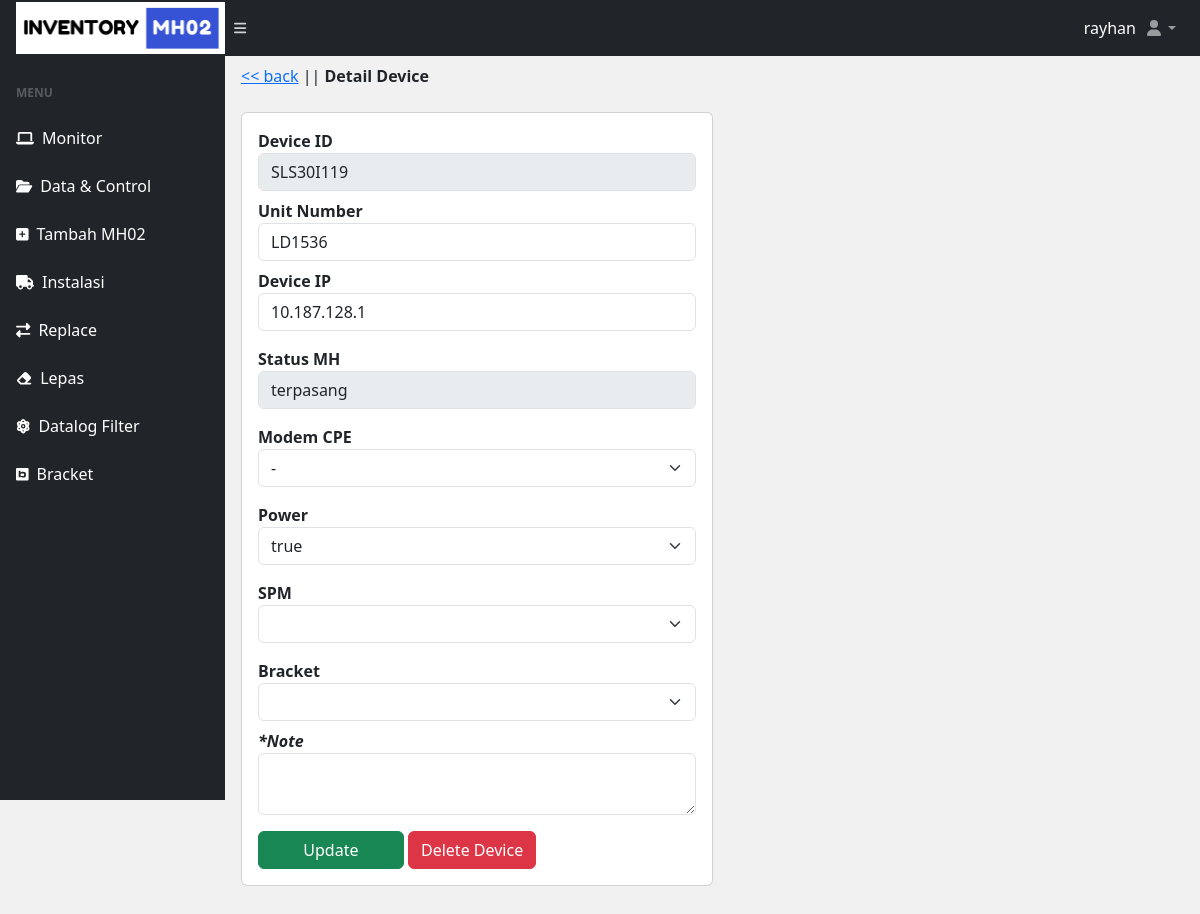
The page /edit-unit.php?deviceid=SLS30I119 (signed in) on the database its author committed.
### tables this page shows
CREATE TABLE `devices` (
  `id` int(11) NOT NULL,
  `deviceid` varchar(50) NOT NULL,
  `unitno` varchar(50) DEFAULT NULL,
  `deviceip` varchar(50) DEFAULT NULL,
  `mh02status` varchar(55) NOT NULL,
  `modem_cpe` varchar(20) NOT NULL,
  `power` varchar(20) NOT NULL,
  `last_update` varchar(55) NOT NULL,
  `note` longtext NOT NULL,
  `date_created` varchar(25) NOT NULL
);

### edit-unit.php (the view, shortened to what this page needs)
<?php
include("database/db.php");
$deviceid = $_GET['deviceid'];
?>
<!DOCTYPE html>
<html lang="en">
<head>
  <?php include('./include/meta.php') ?>
</head>
<body class="sb-nav-fixed">
  <?php include('./include/nav.php') ?>
  <div id="layoutSidenav">
    <?php include('./include/sidenav.php') ?>
    <div id="layoutSidenav_content">
    <main>
        <div class="container-fluid px-3">
          <ol class="breadcrumb mb-4 mt-2">
            <li class=""><a href="./home.php"><< back</a> | </li>
            <li class="">| <b>Detail Device</b></li>
          </ol>
            <div class="card mt-3 col-md-6">
                <div class="card-body">
                  <?php
                  $get_device = mysqli_query($conn, "SELECT * FROM devices WHERE deviceid = '$deviceid'");
                  $row = mysqli_fetch_array($get_device);
                  ?>
                    <form class="row g-3" method="POST" enctype="multipart/form-data">
                    <div class="">
                    <label for="" class="form-label-md"><b>Device ID</b></label>
                    <input type="text" class="form-control" value="<?= $row['deviceid'] ?>"  name="unit_number" readonly>
                    <label for="" class="form-label-md mt-2"><b>Unit Number</b></label>
                    <input type="text" class="form-control" value="<?= $row['unitno'] ?>"  name="unit_number">
                    <label for="" class="form-label-md mt-2"><b>Device IP</b></label>
                    <input type="text" class="form-control" value="<?= $row['deviceip'] ?>"  name="device_ip">
                    <?php
                    if ($row['mh02status'] != 'terpasang') {
                    ?>
                    <label for="" class="form-label-md mt-3"><b>Status MH</b></label>
                    <select name="status" class="form-select" id="" require>
                        <option value="<?= $row['mh02status'] ?>"><?= $row['mh02status'] ?></option>
                        <option value="rusak">Rusak</option>
                        <option value="standby">Standby</option>
                        <option value="kembali ke HO">Kembali ke HO</option>
                        <option value="terpasang">Terpasang</option>
                    </select>
                    <?php }else{?>
                      <label for="" class="form-label-md mt-3"><b>Status MH</b></label>
                      <input type="text" name="status" value="<?= $row['mh02status'] ?>" class="form-control" readonly >
                    <?php } ?>
                    <label for="" class="form-label-md mt-3"><b>Modem CPE</b></label>
                    <select name="modem_cpe" class="form-select" id="" require>
                        <option value="<?= $row['modem_cpe'] ?>"><?= $row['modem_cpe'] ?></option>
                    </select>
                    <label for="" class="form-label-md mt-3"><b>Power</b></label>
                    <select name="power" class="form-select" id="" require>
                        <option value="<?= $row['power'] ?>"><?= $row['power'] ?></option>
                    </select>
                    <label for="" class="form-label-md mt-3"><b>SPM</b></label>
                    <select name="spm" class="form-select" id="" require>
                        <option value="<?= $row['xiao'] ?>"><?= $row['xiao'] ?></option>
                        <option value="3.0">Ares 3.0</option>
                    </select>
                    <label for="" class="form-label-md mt-3"><b>Bracket</b></label>
                    <select name="bracket" class="form-select" id="" require>
                        <option value="<?= $row['bracket'] ?>"><?= $row['bracket'] ?></option>
                        <option value="baru">Baru</option>
                    </select>
                    <label for="" class="form-label-md mt-2"><b><i>*Note</b></i></label>
                    <textarea name="note" class="form-control" id="" value="<?= $row['note'] ?>"> <?= $row['note'] ?></textarea>
                      <div class="mt-3">
                        <input type="submit" class="btn btn-success col-md-4" name="submit" value="Update" />
                        <a class="btn btn-danger" onclick="return confirm('Apakah anda yakin ingin menghapus data, ini akan hilang selamanya?')" href="delete.php?deviceid=<?= $deviceid ?>">Delete Device</a>
                      </div>
                    </div>
                    </form>
                </div>
            </div>
        </div>
    </main>
    </div>
  </div>
</body>
</html>

### edit-unit.php (style rules this page uses)
body { background-color: #f1f1f1; }

### rows shown on the page
devices: unit_number "SLS30I119", unit_number "LD1536", device_ip "10.187.128.1", status "terpasang", modem_cpe "-", power "true"

### other values the page prints
$_SESSION['admin']['username'] "rayhan"
